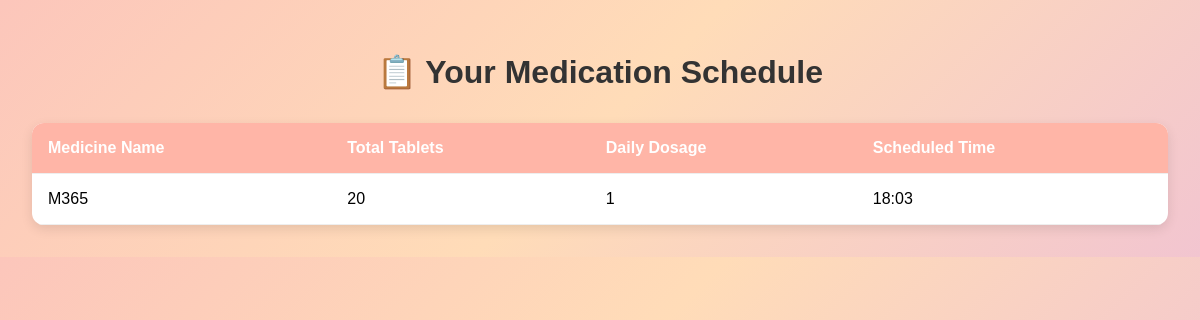
Before: /view_schedule (signed in) with the older database file.
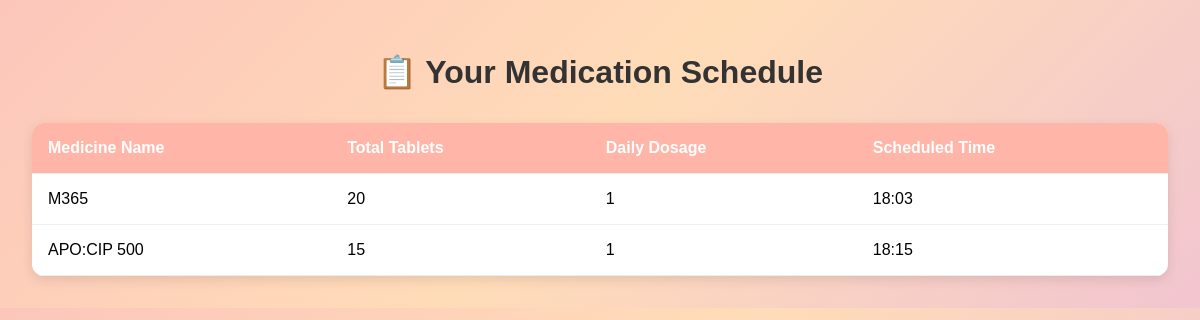
After: the same page with the newer database file.
### auth/routes.py (models this page shows)
class MedicationSchedule(db.Model):
    __tablename__ = 'medication_schedule'
    id = db.Column(db.Integer, primary_key=True)
    medicine_name = db.Column(db.String, nullable=False)
    total_pills = db.Column(db.Integer, nullable=False)
    pills_per_day = db.Column(db.Integer, nullable=False)
    time_of_day = db.Column(db.String, nullable=False)  # e.g. "08:00, 20:00"
    start_date = db.Column(db.Date, nullable=False, default=date.today)
    notes = db.Column(db.Text)
    user_id = db.Column(db.Integer, db.ForeignKey('user.id'), nullable=False)

### pill_identifier/app.py (the view)
@pill_bp.route("/view_schedule" , methods=["GET"])
def view_schedule():
    if "email" not in session:
        return redirect(url_for("auth.login"))
    user = User.query.filter_by(email=session["email"]).first()
    if not user:
        return "User not found", 404
    schedules = MedicationSchedule.query.filter_by(user_id=user.id).all()
    return render_template("view_schedule.html", schedules=schedules)

### templates/view_schedule.html (shortened to what this page needs)
<!DOCTYPE html>
<html lang="en">
  <head>
  </head>
  <body>
    <h1>📋 Your Medication Schedule</h1>
    {% if schedules %}
    <table>
      <thead>
        <tr>
          <th>Medicine Name</th>
          <th>Total Tablets</th>
          <th>Daily Dosage</th>
          <th>Scheduled Time</th>
        </tr>
      </thead>
      <tbody>
        {% for schedule in schedules %}
        <tr>
          <td>{{ schedule.medicine_name }}</td>
          <td>{{ schedule.total_pills }}</td>
          <td>{{ schedule.pills_per_day }}</td>
          <td>{{ schedule.time_of_day }}</td>
        </tr>
        {% endfor %}
      </tbody>
    </table>
    {% else %}
    <p>You haven't added any medications to your schedule yet.</p>
    {% endif %}
  </body>
</html>

### templates/view_schedule.html (style rules this page uses)
body { font-family: Arial, sans-serif; background: linear-gradient(135deg, #fcc6bb, #ffdcb8, #f2c5d0); margin: 0; padding: 2rem; }
h1 { text-align: center; color: #333; margin-bottom: 2rem; }
table { width: 100%; border-collapse: collapse; background: white; box-shadow: 0 4px 12px rgba(0, 0, 0, 0.1); border-radius: 12px; overflow: hidden; }
th, td { padding: 1rem; border-bottom: 1px solid #eee; text-align: left; }
th { background-color: #ffb5a7; color: white; }
td:last-child { max-width: 200px; word-break: break-word; }

Changed rows visible on the page:
added MedicationSchedule: medicine_name "APO:CIP 500", total_pills "15", pills_per_day "1", time_of_day "18:15"
